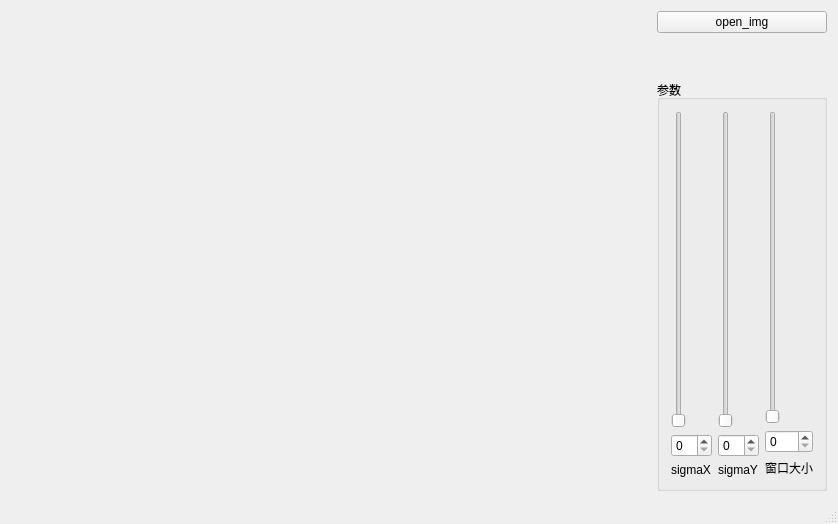
<?xml version="1.0" encoding="UTF-8"?>
<ui version="4.0">
 <class>MainWindow</class>
 <widget class="QMainWindow" name="MainWindow">
  <property name="geometry">
   <rect>
    <x>0</x>
    <y>0</y>
    <width>832</width>
    <height>522</height>
   </rect>
  </property>
  <property name="windowTitle">
   <string>MainWindow</string>
  </property>
  <widget class="QWidget" name="centralWidget">
   <layout class="QGridLayout" name="gridLayout" columnstretch="10,1">
    <item row="0" column="0">
     <widget class="ImageWidget" name="show_img" native="true">
      <property name="minimumSize">
       <size>
        <width>640</width>
        <height>480</height>
       </size>
      </property>
     </widget>
    </item>
    <item row="0" column="1">
     <layout class="QVBoxLayout" name="verticalLayout_4" stretch="0,1,10">
      <item>
       <widget class="QPushButton" name="open_file">
        <property name="text">
         <string>open_img</string>
        </property>
       </widget>
      </item>
      <item>
       <spacer name="verticalSpacer">
        <property name="orientation">
         <enum>Qt::Vertical</enum>
        </property>
        <property name="sizeHint" stdset="0">
         <size>
          <width>20</width>
          <height>40</height>
         </size>
        </property>
       </spacer>
      </item>
      <item>
       <widget class="QGroupBox" name="groupBox">
        <property name="autoFillBackground">
         <bool>false</bool>
        </property>
        <property name="title">
         <string>参数</string>
        </property>
        <layout class="QHBoxLayout" name="horizontalLayout" stretch="1,1,1">
         <item>
          <layout class="QVBoxLayout" name="verticalLayout" stretch="1,0,0">
           <item>
            <widget class="QSlider" name="slider_th1">
             <property name="orientation">
              <enum>Qt::Vertical</enum>
             </property>
            </widget>
           </item>
           <item>
            <widget class="QSpinBox" name="spinBox_th1"/>
           </item>
           <item>
            <widget class="QLabel" name="label">
             <property name="text">
              <string>sigmaX</string>
             </property>
            </widget>
           </item>
          </layout>
         </item>
         <item>
          <layout class="QVBoxLayout" name="verticalLayout_2" stretch="1,0,0">
           <item>
            <widget class="QSlider" name="slider_th2">
             <property name="orientation">
              <enum>Qt::Vertical</enum>
             </property>
            </widget>
           </item>
           <item>
            <widget class="QSpinBox" name="spinBox_th2"/>
           </item>
           <item>
            <widget class="QLabel" name="label_2">
             <property name="text">
              <string>sigmaY</string>
             </property>
            </widget>
           </item>
          </layout>
         </item>
         <item>
          <layout class="QVBoxLayout" name="verticalLayout_3" stretch="1,0,0">
           <item>
            <widget class="QSlider" name="slider_size">
             <property name="orientation">
              <enum>Qt::Vertical</enum>
             </property>
            </widget>
           </item>
           <item>
            <widget class="QSpinBox" name="spinBox_size"/>
           </item>
           <item>
            <widget class="QLabel" name="label_3">
             <property name="text">
              <string>窗口大小</string>
             </property>
            </widget>
           </item>
          </layout>
         </item>
        </layout>
       </widget>
      </item>
     </layout>
    </item>
   </layout>
   <zorder>show_img</zorder>
   <zorder>open_file</zorder>
   <zorder>groupBox</zorder>
   <zorder>verticalSpacer</zorder>
  </widget>
  <widget class="QStatusBar" name="statusBar"/>
 </widget>
 <layoutdefault spacing="6" margin="11"/>
 <customwidgets>
  <customwidget>
   <class>ImageWidget</class>
   <extends>QWidget</extends>
   <header location="global">ImageWidget.h</header>
   <container>1</container>
  </customwidget>
 </customwidgets>
 <resources/>
 <connections/>
</ui>
